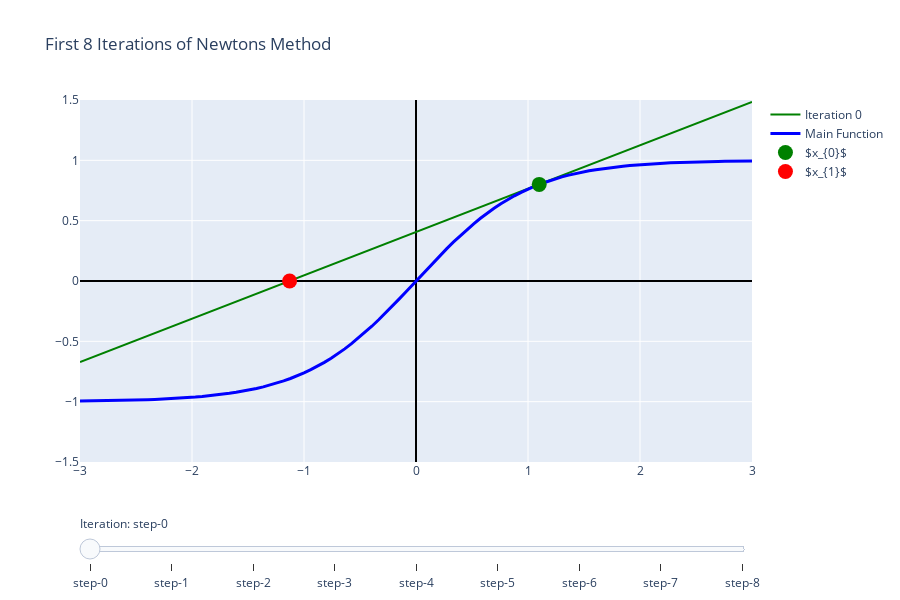

Write notebook code for a chart like this one.
### Code cell
def cubic(x):
    return np.tanh(x)

cubic_p = ag.grad(cubic)
x = np.linspace(-3, 3, 100)
y = cubic(x)

# Note that for any value greater than 1.1, this method will not converge, since the derivative
# gets very close to 0, causing the tangen
visualize_Newton(1.1, 8, x, y, cubic, cubic_p, ylim = [-1.5, 1.5], xlim = [-3, 3])
